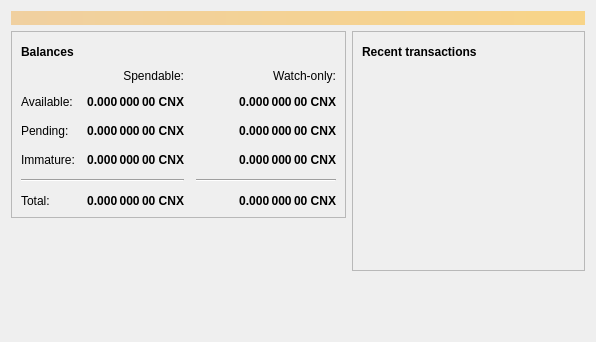
<?xml version="1.0" encoding="UTF-8"?>
<ui version="4.0">
 <class>OverviewPage</class>
 <widget class="QWidget" name="OverviewPage">
  <property name="geometry">
   <rect>
    <x>0</x>
    <y>0</y>
    <width>596</width>
    <height>342</height>
   </rect>
  </property>
  <property name="windowTitle">
   <string>Form</string>
  </property>
  <layout class="QVBoxLayout" name="topLayout">
   <item>
    <widget class="QLabel" name="labelAlerts">
     <property name="visible">
      <bool>false</bool>
     </property>
     <property name="styleSheet">
      <string notr="true">QLabel { background-color: qlineargradient(x1: 0, y1: 0, x2: 1, y2: 0, stop:0 #F0D0A0, stop:1 #F8D488); color:#000000; }</string>
     </property>
     <property name="wordWrap">
      <bool>true</bool>
     </property>
     <property name="margin">
      <number>3</number>
     </property>
     <property name="textInteractionFlags">
      <set>Qt::TextSelectableByMouse</set>
     </property>
    </widget>
   </item>
   <item>
    <layout class="QHBoxLayout" name="horizontalLayout" stretch="1,1">
     <item>
      <layout class="QVBoxLayout" name="verticalLayout_2">
       <item>
        <widget class="QFrame" name="frame">
         <property name="frameShape">
          <enum>QFrame::StyledPanel</enum>
         </property>
         <property name="frameShadow">
          <enum>QFrame::Raised</enum>
         </property>
         <layout class="QVBoxLayout" name="verticalLayout_4">
          <item>
           <layout class="QHBoxLayout" name="horizontalLayout_4">
            <item>
             <widget class="QLabel" name="label_5">
              <property name="font">
               <font>
                <weight>75</weight>
                <bold>true</bold>
               </font>
              </property>
              <property name="text">
               <string>Balances</string>
              </property>
             </widget>
            </item>
            <item>
             <widget class="QPushButton" name="labelWalletStatus">
              <property name="enabled">
               <bool>true</bool>
              </property>
              <property name="maximumSize">
               <size>
                <width>30</width>
                <height>16777215</height>
               </size>
              </property>
              <property name="toolTip">
               <string>The displayed information may be out of date. Your wallet automatically synchronizes with the CONNEX network after a connection is established, but this process has not completed yet.</string>
              </property>
              <property name="text">
               <string/>
              </property>
              <property name="icon">
               <iconset resource="../connex.qrc">
                <normaloff>:/icons/warning</normaloff>
                <disabledoff>:/icons/warning</disabledoff>:/icons/warning</iconset>
              </property>
              <property name="iconSize">
               <size>
                <width>24</width>
                <height>24</height>
               </size>
              </property>
              <property name="flat">
               <bool>true</bool>
              </property>
             </widget>
            </item>
            <item>
             <spacer name="horizontalSpacer_3">
              <property name="orientation">
               <enum>Qt::Horizontal</enum>
              </property>
              <property name="sizeHint" stdset="0">
               <size>
                <width>40</width>
                <height>20</height>
               </size>
              </property>
             </spacer>
            </item>
           </layout>
          </item>
          <item>
           <layout class="QGridLayout" name="gridLayout">
            <property name="spacing">
             <number>12</number>
            </property>
            <item row="2" column="2">
             <widget class="QLabel" name="labelWatchPending">
              <property name="font">
               <font>
                <weight>75</weight>
                <bold>true</bold>
               </font>
              </property>
              <property name="cursor">
               <cursorShape>IBeamCursor</cursorShape>
              </property>
              <property name="toolTip">
               <string>Unconfirmed transactions to watch-only addresses</string>
              </property>
              <property name="text">
               <string notr="true">0.000 000 00 CNX</string>
              </property>
              <property name="alignment">
               <set>Qt::AlignRight|Qt::AlignTrailing|Qt::AlignVCenter</set>
              </property>
              <property name="textInteractionFlags">
               <set>Qt::LinksAccessibleByMouse|Qt::TextSelectableByKeyboard|Qt::TextSelectableByMouse</set>
              </property>
             </widget>
            </item>
            <item row="2" column="1">
             <widget class="QLabel" name="labelUnconfirmed">
              <property name="font">
               <font>
                <weight>75</weight>
                <bold>true</bold>
               </font>
              </property>
              <property name="cursor">
               <cursorShape>IBeamCursor</cursorShape>
              </property>
              <property name="toolTip">
               <string>Total of transactions that have yet to be confirmed, and do not yet count toward the spendable balance</string>
              </property>
              <property name="text">
               <string notr="true">0.000 000 00 CNX</string>
              </property>
              <property name="alignment">
               <set>Qt::AlignRight|Qt::AlignTrailing|Qt::AlignVCenter</set>
              </property>
              <property name="textInteractionFlags">
               <set>Qt::LinksAccessibleByMouse|Qt::TextSelectableByKeyboard|Qt::TextSelectableByMouse</set>
              </property>
             </widget>
            </item>
            <item row="3" column="2">
             <widget class="QLabel" name="labelWatchImmature">
              <property name="font">
               <font>
                <weight>75</weight>
                <bold>true</bold>
               </font>
              </property>
              <property name="cursor">
               <cursorShape>IBeamCursor</cursorShape>
              </property>
              <property name="toolTip">
               <string>Mined balance in watch-only addresses that has not yet matured</string>
              </property>
              <property name="text">
               <string notr="true">0.000 000 00 CNX</string>
              </property>
              <property name="alignment">
               <set>Qt::AlignRight|Qt::AlignTrailing|Qt::AlignVCenter</set>
              </property>
              <property name="textInteractionFlags">
               <set>Qt::LinksAccessibleByMouse|Qt::TextSelectableByKeyboard|Qt::TextSelectableByMouse</set>
              </property>
             </widget>
            </item>
            <item row="4" column="0" colspan="2">
             <widget class="Line" name="line">
              <property name="orientation">
               <enum>Qt::Horizontal</enum>
              </property>
             </widget>
            </item>
            <item row="4" column="2">
             <widget class="Line" name="lineWatchBalance">
              <property name="sizePolicy">
               <sizepolicy hsizetype="Preferred" vsizetype="Fixed">
                <horstretch>0</horstretch>
                <verstretch>0</verstretch>
               </sizepolicy>
              </property>
              <property name="minimumSize">
               <size>
                <width>140</width>
                <height>0</height>
               </size>
              </property>
              <property name="orientation">
               <enum>Qt::Horizontal</enum>
              </property>
             </widget>
            </item>
            <item row="5" column="0">
             <widget class="QLabel" name="labelTotalText">
              <property name="text">
               <string>Total:</string>
              </property>
             </widget>
            </item>
            <item row="3" column="1">
             <widget class="QLabel" name="labelImmature">
              <property name="font">
               <font>
                <weight>75</weight>
                <bold>true</bold>
               </font>
              </property>
              <property name="cursor">
               <cursorShape>IBeamCursor</cursorShape>
              </property>
              <property name="toolTip">
               <string>Mined balance that has not yet matured</string>
              </property>
              <property name="text">
               <string notr="true">0.000 000 00 CNX</string>
              </property>
              <property name="alignment">
               <set>Qt::AlignRight|Qt::AlignTrailing|Qt::AlignVCenter</set>
              </property>
              <property name="textInteractionFlags">
               <set>Qt::LinksAccessibleByMouse|Qt::TextSelectableByKeyboard|Qt::TextSelectableByMouse</set>
              </property>
             </widget>
            </item>
            <item row="2" column="3">
             <spacer name="horizontalSpacer_2">
              <property name="orientation">
               <enum>Qt::Horizontal</enum>
              </property>
              <property name="sizeHint" stdset="0">
               <size>
                <width>40</width>
                <height>20</height>
               </size>
              </property>
             </spacer>
            </item>
            <item row="3" column="0">
             <widget class="QLabel" name="labelImmatureText">
              <property name="text">
               <string>Immature:</string>
              </property>
             </widget>
            </item>
            <item row="5" column="1">
             <widget class="QLabel" name="labelTotal">
              <property name="font">
               <font>
                <weight>75</weight>
                <bold>true</bold>
               </font>
              </property>
              <property name="cursor">
               <cursorShape>IBeamCursor</cursorShape>
              </property>
              <property name="toolTip">
               <string>Your current total balance</string>
              </property>
              <property name="text">
               <string notr="true">0.000 000 00 CNX</string>
              </property>
              <property name="alignment">
               <set>Qt::AlignRight|Qt::AlignTrailing|Qt::AlignVCenter</set>
              </property>
              <property name="textInteractionFlags">
               <set>Qt::LinksAccessibleByMouse|Qt::TextSelectableByKeyboard|Qt::TextSelectableByMouse</set>
              </property>
             </widget>
            </item>
            <item row="5" column="2">
             <widget class="QLabel" name="labelWatchTotal">
              <property name="font">
               <font>
                <weight>75</weight>
                <bold>true</bold>
               </font>
              </property>
              <property name="cursor">
               <cursorShape>IBeamCursor</cursorShape>
              </property>
              <property name="toolTip">
               <string>Current total balance in watch-only addresses</string>
              </property>
              <property name="text">
               <string notr="true">0.000 000 00 CNX</string>
              </property>
              <property name="alignment">
               <set>Qt::AlignRight|Qt::AlignTrailing|Qt::AlignVCenter</set>
              </property>
              <property name="textInteractionFlags">
               <set>Qt::LinksAccessibleByMouse|Qt::TextSelectableByKeyboard|Qt::TextSelectableByMouse</set>
              </property>
             </widget>
            </item>
            <item row="0" column="2">
             <widget class="QLabel" name="labelWatchonly">
              <property name="text">
               <string>Watch-only:</string>
              </property>
              <property name="alignment">
               <set>Qt::AlignRight|Qt::AlignTrailing|Qt::AlignVCenter</set>
              </property>
             </widget>
            </item>
            <item row="1" column="0">
             <widget class="QLabel" name="labelBalanceText">
              <property name="text">
               <string>Available:</string>
              </property>
             </widget>
            </item>
            <item row="1" column="1">
             <widget class="QLabel" name="labelBalance">
              <property name="font">
               <font>
                <weight>75</weight>
                <bold>true</bold>
               </font>
              </property>
              <property name="cursor">
               <cursorShape>IBeamCursor</cursorShape>
              </property>
              <property name="toolTip">
               <string>Your current spendable balance</string>
              </property>
              <property name="text">
               <string notr="true">0.000 000 00 CNX</string>
              </property>
              <property name="alignment">
               <set>Qt::AlignRight|Qt::AlignTrailing|Qt::AlignVCenter</set>
              </property>
              <property name="textInteractionFlags">
               <set>Qt::LinksAccessibleByMouse|Qt::TextSelectableByKeyboard|Qt::TextSelectableByMouse</set>
              </property>
             </widget>
            </item>
            <item row="1" column="2">
             <widget class="QLabel" name="labelWatchAvailable">
              <property name="font">
               <font>
                <weight>75</weight>
                <bold>true</bold>
               </font>
              </property>
              <property name="cursor">
               <cursorShape>IBeamCursor</cursorShape>
              </property>
              <property name="toolTip">
               <string>Your current balance in watch-only addresses</string>
              </property>
              <property name="text">
               <string notr="true">0.000 000 00 CNX</string>
              </property>
              <property name="alignment">
               <set>Qt::AlignRight|Qt::AlignTrailing|Qt::AlignVCenter</set>
              </property>
              <property name="textInteractionFlags">
               <set>Qt::LinksAccessibleByMouse|Qt::TextSelectableByKeyboard|Qt::TextSelectableByMouse</set>
              </property>
             </widget>
            </item>
            <item row="2" column="0">
             <widget class="QLabel" name="labelPendingText">
              <property name="text">
               <string>Pending:</string>
              </property>
             </widget>
            </item>
            <item row="0" column="1">
             <widget class="QLabel" name="labelSpendable">
              <property name="text">
               <string>Spendable:</string>
              </property>
              <property name="alignment">
               <set>Qt::AlignRight|Qt::AlignTrailing|Qt::AlignVCenter</set>
              </property>
             </widget>
            </item>
           </layout>
          </item>
         </layout>
        </widget>
       </item>
       <item>
        <spacer name="verticalSpacer">
         <property name="orientation">
          <enum>Qt::Vertical</enum>
         </property>
         <property name="sizeHint" stdset="0">
          <size>
           <width>20</width>
           <height>40</height>
          </size>
         </property>
        </spacer>
       </item>
      </layout>
     </item>
     <item>
      <layout class="QVBoxLayout" name="verticalLayout_3">
       <item>
        <widget class="QFrame" name="frame_2">
         <property name="frameShape">
          <enum>QFrame::StyledPanel</enum>
         </property>
         <property name="frameShadow">
          <enum>QFrame::Raised</enum>
         </property>
         <layout class="QVBoxLayout" name="verticalLayout">
          <item>
           <layout class="QHBoxLayout" name="horizontalLayout_2">
            <item>
             <widget class="QLabel" name="label_4">
              <property name="font">
               <font>
                <weight>75</weight>
                <bold>true</bold>
               </font>
              </property>
              <property name="text">
               <string>Recent transactions</string>
              </property>
             </widget>
            </item>
            <item>
             <widget class="QPushButton" name="labelTransactionsStatus">
              <property name="enabled">
               <bool>true</bool>
              </property>
              <property name="maximumSize">
               <size>
                <width>30</width>
                <height>16777215</height>
               </size>
              </property>
              <property name="toolTip">
               <string>The displayed information may be out of date. Your wallet automatically synchronizes with the CONNEX network after a connection is established, but this process has not completed yet.</string>
              </property>
              <property name="text">
               <string/>
              </property>
              <property name="icon">
               <iconset resource="../connex.qrc">
                <normaloff>:/icons/warning</normaloff>
                <disabledoff>:/icons/warning</disabledoff>:/icons/warning</iconset>
              </property>
              <property name="iconSize">
               <size>
                <width>24</width>
                <height>24</height>
               </size>
              </property>
              <property name="flat">
               <bool>true</bool>
              </property>
             </widget>
            </item>
            <item>
             <spacer name="horizontalSpacer">
              <property name="orientation">
               <enum>Qt::Horizontal</enum>
              </property>
              <property name="sizeHint" stdset="0">
               <size>
                <width>40</width>
                <height>20</height>
               </size>
              </property>
             </spacer>
            </item>
           </layout>
          </item>
          <item>
           <widget class="QListView" name="listTransactions">
            <property name="styleSheet">
             <string notr="true">QListView { background: transparent; }</string>
            </property>
            <property name="frameShape">
             <enum>QFrame::NoFrame</enum>
            </property>
            <property name="verticalScrollBarPolicy">
             <enum>Qt::ScrollBarAlwaysOff</enum>
            </property>
            <property name="horizontalScrollBarPolicy">
             <enum>Qt::ScrollBarAlwaysOff</enum>
            </property>
            <property name="selectionMode">
             <enum>QAbstractItemView::NoSelection</enum>
            </property>
           </widget>
          </item>
         </layout>
        </widget>
       </item>
       <item>
        <spacer name="verticalSpacer_2">
         <property name="orientation">
          <enum>Qt::Vertical</enum>
         </property>
         <property name="sizeHint" stdset="0">
          <size>
           <width>20</width>
           <height>40</height>
          </size>
         </property>
        </spacer>
       </item>
      </layout>
     </item>
    </layout>
   </item>
  </layout>
 </widget>
 <resources/>
 <connections/>
</ui>
